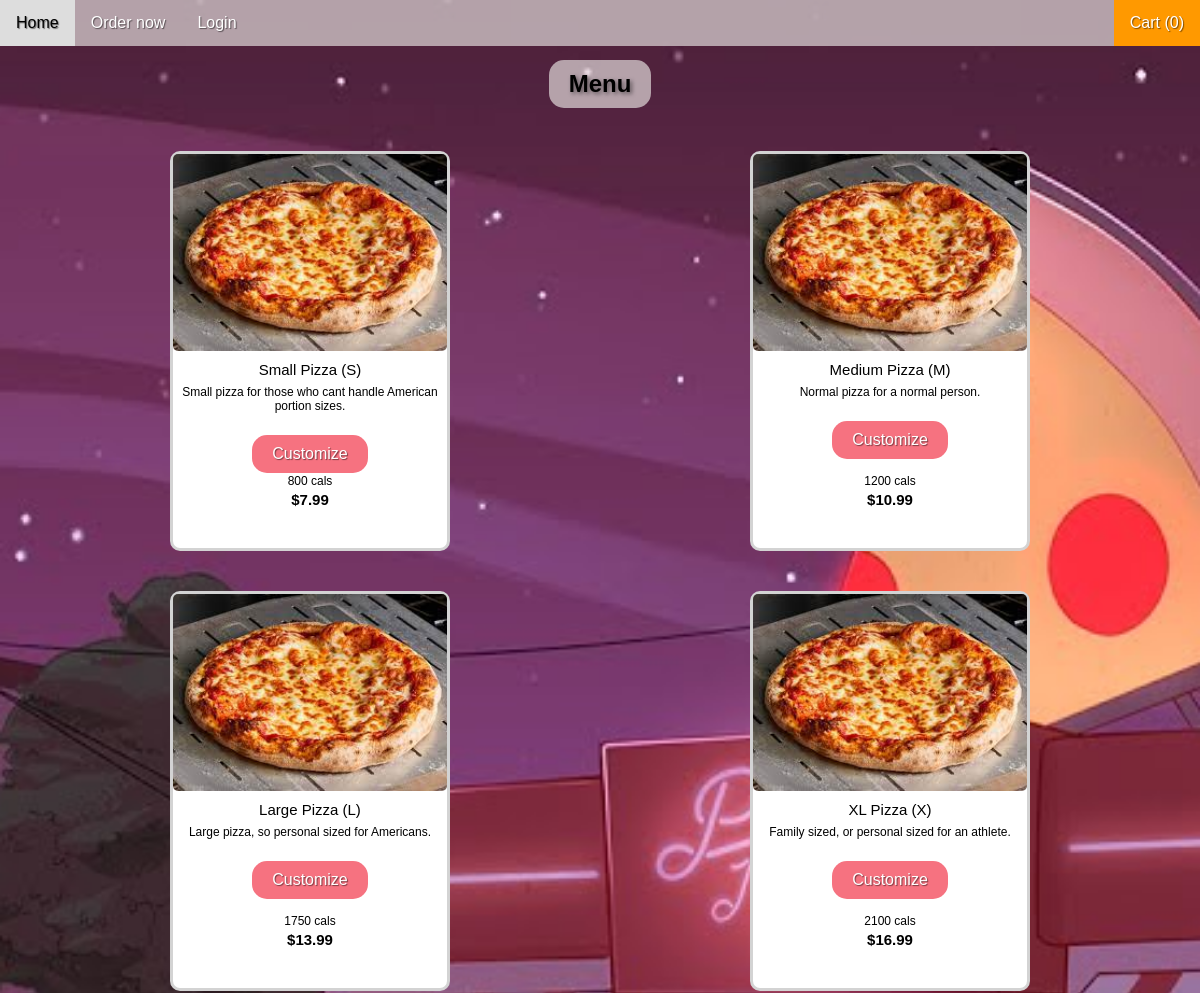
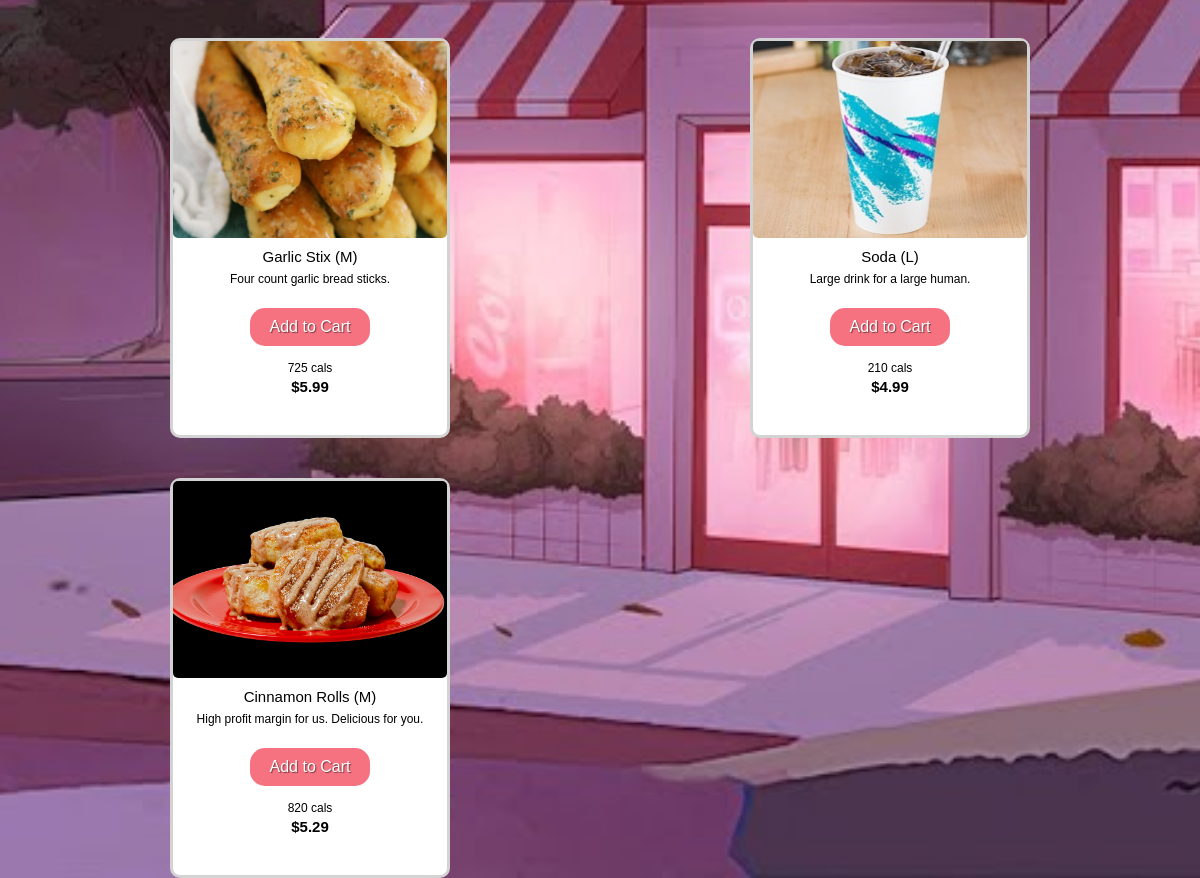
Page /menu.php on the committed database (2 pictures, top to bottom).
### tables this page shows
CREATE TABLE `menu` (
  `Pizza_ID` int unsigned NOT NULL DEFAULT '0',
  `Calories` int unsigned NOT NULL DEFAULT '0',
  `Size_Option` char(1) NOT NULL DEFAULT '',
  `Price` decimal(6,2) NOT NULL DEFAULT '0.00',
  `Image_Path` varchar(1024) NOT NULL DEFAULT 'img/ImageNotFound.png',
  `Description` varchar(1024) NOT NULL DEFAULT 'This is a placeholder description.',
  `Name` varchar(1024) NOT NULL DEFAULT 'Pizza Name',
  `Is_Pizza` tinyint NOT NULL DEFAULT '1',
  `Cost_Of_Good` decimal(8,2) NOT NULL DEFAULT '0.00',
  PRIMARY KEY (`Pizza_ID`),
  CONSTRAINT `menu_to_items` FOREIGN KEY (`Pizza_ID`) REFERENCES `items` (`Item_ID`) ON DELETE CASCADE ON UPDATE CASCADE
);

### menu.php (the view, shortened to what this page needs)
<?php
include 'database.php';
function getCartItemCount()
{
    return count($_SESSION['cart']);
}
$sql = "SELECT * FROM menu;";
$result = $mysqli->query($sql);
?>
<!DOCTYPE html>
<html>
<head>
    <link rel="stylesheet" href="css/styles.css">
    <link rel="stylesheet" href="css/menu.css">
</head>
<body>
    <div class="navbar">
        <a href="index.php">Home</a>
        <a href="menu.php">Order now</a>
        <?php
        if (isset($_SESSION['loggedin']) && $_SESSION['loggedin'] == true) {
            echo '<a href="update_customer.php">Profile</a>';
            echo '<a href="logout.php">Logout</a>';
        } else {
            echo '<a href="customer_login.php">Login</a>';
        }
        ?>
        <a href="checkout.php" id="cart-button">Cart (<?php echo getCartItemCount(); ?>)</a>
    </div>
    <form action="menu.php" method="post">
        <h2>Menu</h2>
    </form>
    <main>
        <?php
        while ($row = mysqli_fetch_assoc($result)) {
        ?>
            <div class="card">
                <div class="image">
                    <img src=<?php echo $row["Image_Path"]; ?> alt="">
                </div>
                <p class="pizza_name"><?php echo $row["Name"]; ?> (<?php echo $row["Size_Option"]; ?>)</p>
                <p class="description"><?php echo $row["Description"]; ?></p>
                <p class="calories"><?php echo $row["Calories"]; ?> cals</p>
                <p class="price"><b>$<?php echo $row["Price"]; ?></b></p>
                <?php
                if ($row["Is_Pizza"] == 1) {
                    echo '<form action="menu.php" method="post" style="background-color: transparent; border: none;">';
                    echo '<button type="submit" name="add_to_cart_and_customize" class="button">Customize</button>';
                    echo '</form>';
                } else {
                    echo '<form action="menu.php" method="post" style="background-color: transparent; border: none;">';
                    echo '<div class="add-to-cart"><button type="submit" name="add_to_cart" class="button">Add to Cart</button></div>';
                    echo '</form>';
                }
                ?>
            </div>
        <?php } ?>
    </main>
</body>
</html>

### css/styles.css (style rules this page uses)
body { font-family: 'Trebuchet MS', sans-serif; display: flex; flex-direction: column; justify-content: center; align-items: center; height: 100vh; padding-top: 5%; background: url('../img/pizza.jpeg') no-repeat center center fixed; background-size: cover; color: #fff; }
form { text-align: center; width: auto; display: inline-block; background-color: rgba(224, 217, 217, 0.7); padding: 10px 20px; border-radius: 15px; text-shadow: 2px 2px 4px rgba(0, 0, 0, 0.5); margin-bottom: 20px; }
.button { display: inline-block; background-color: #F67280; color: #ffffff; padding: 10px 20px; height: fit-content; border-radius: 15px; text-decoration: none; font-size: 1rem; border: none; cursor: pointer; margin: 5px; transition: background-color 0.3s ease; text-shadow: 1px 1px 1px rgba(0, 0, 0, 0.5); }
.navbar { background-color: rgba(224, 217, 217, 0.7); overflow: hidden; position: fixed; top: 0; width: 100%; z-index: 1000; text-shadow: 1px 1px 1px rgba(0, 0, 0, 0.5); }
.navbar a { float: left; display: block; color: white; text-align: center; padding: 14px 16px; text-decoration: none; }
.card { border-radius: 10px; width: 500px; height: 600px; margin: 1px auto; position: relative; background-color: white; }
#cart-button { background-color: #ff9900; color: white; float: right; }

### css/menu.css (style rules this page uses)
* { padding: 0; margin: 0; box-sizing: border-box; color: black; }
main { max-width: 1200px; width: 75%; display: flex; flex-wrap: wrap; justify-content: space-between; margin: auto; height: 90%; }
main .card { border-radius: 10px; max-width: 300px; flex: 0 0 calc(33.33% - 20px); text-align: center; height: 400px; border: 3px solid lightgray; margin: 20px; position: relative; background-color: white; }
main .card .image { height: 50%; margin-bottom: 10px; }
main .card .image img { border-radius: 5px; width: 100%; height: 100%; object-fit: cover; }
main .card .pizza_name { font-size: 15px; text-shadow: none; }
main .card .description { margin: 7px; text-shadow: none; font-size: 12px; }
main .card .price { margin: auto; position: absolute; bottom: 35px; font-size: 15px; padding: 5px; left: 25%; width: 50%; text-shadow: none; }
main .card .calories { margin: auto; position: absolute; bottom: 55px; font-size: 12px; padding: 5px; left: 25%; width: 50%; text-shadow: none; }

### rows in the picture
menu: Image_Path (picture), Name "Small Pizza", Size_Option "S", Description "Small pizza for those who cant handle American portion sizes.", Calories "800", Price "7.99"
menu: Image_Path (picture), Name "Medium Pizza", Size_Option "M", Description "Normal pizza for a normal person.", Calories "1200", Price "10.99"
menu: Image_Path (picture), Name "Large Pizza", Size_Option "L", Description "Large pizza, so personal sized for Americans.", Calories "1750", Price "13.99"
menu: Image_Path (picture), Name "XL Pizza", Size_Option "X", Description "Family sized, or personal sized for an athlete.", Calories "2100", Price "16.99"
menu: Image_Path (picture), Name "Garlic Stix", Size_Option "M", Description "Four count garlic bread sticks.", Calories "725", Price "5.99"
menu: Image_Path (picture), Name "Soda", Size_Option "L", Description "Large drink for a large human.", Calories "210", Price "4.99"
menu: Image_Path (picture), Name "Cinnamon Rolls", Size_Option "M", Description "High profit margin for us. Delicious for you.", Calories "820", Price "5.29"

### other values in the picture
getCartItemCount() "0"
